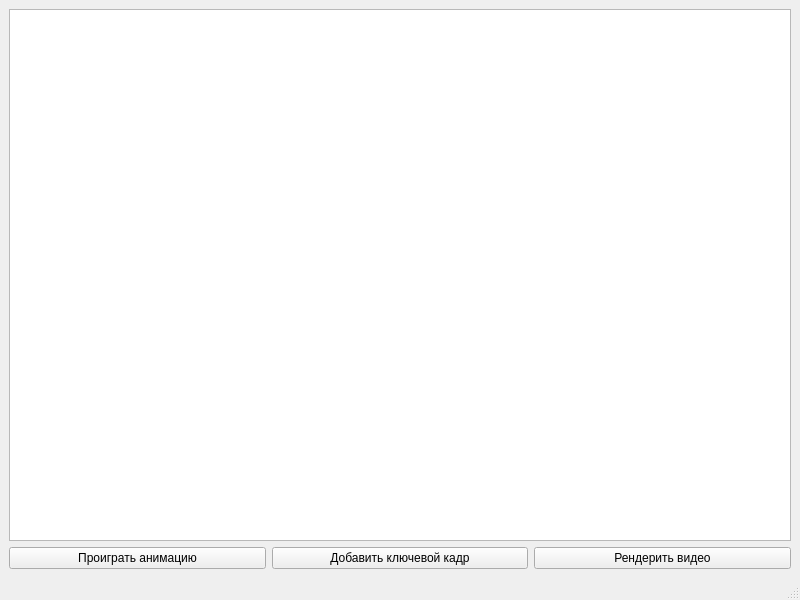
<?xml version="1.0" encoding="UTF-8"?>
<ui version="4.0">
 <class>MainWindow</class>
 <widget class="QMainWindow" name="MainWindow">
  <property name="geometry">
   <rect>
    <x>0</x>
    <y>0</y>
    <width>800</width>
    <height>600</height>
   </rect>
  </property>
  <property name="windowTitle">
   <string>Анимация и рендеринг видео</string>
  </property>
  <widget class="QWidget" name="centralwidget">
   <layout class="QVBoxLayout" name="verticalLayout">
    <item>
     <widget class="QGraphicsView" name="graphicsView">
      <property name="minimumSize">
       <size>
        <width>600</width>
        <height>400</height>
       </size>
      </property>
     </widget>
    </item>
    <item>
     <layout class="QHBoxLayout" name="horizontalLayout">
      <item>
       <widget class="QPushButton" name="btnPlay">
        <property name="text">
         <string>Проиграть анимацию</string>
        </property>
       </widget>
      </item>
      <item>
       <widget class="QPushButton" name="btnAddKeyframe">
        <property name="text">
         <string>Добавить ключевой кадр</string>
        </property>
       </widget>
      </item>
      <item>
       <widget class="QPushButton" name="btnRender">
        <property name="text">
         <string>Рендерить видео</string>
        </property>
       </widget>
      </item>
     </layout>
    </item>
   </layout>
  </widget>
  <widget class="QStatusBar" name="statusbar"/>
 </widget>
 <resources/>
 <connections/>
</ui>
